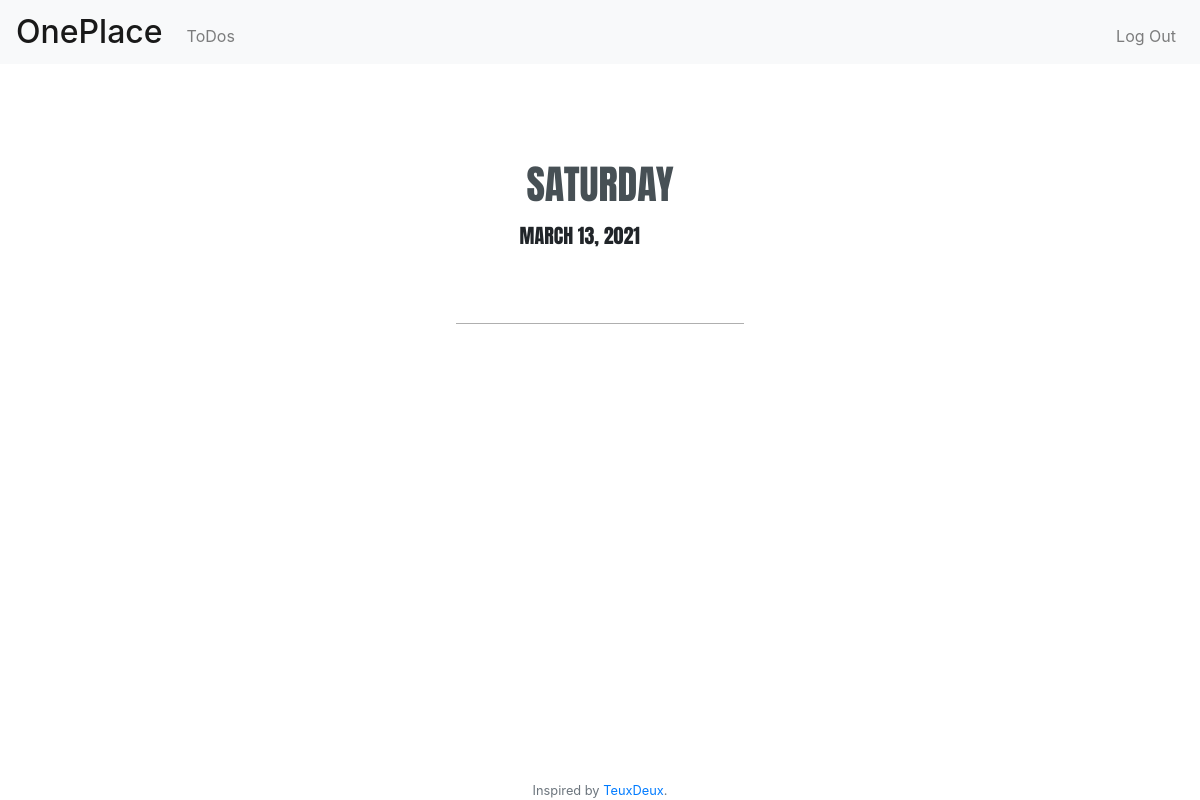
The app's page /2021-03-13 (signed in), older data.
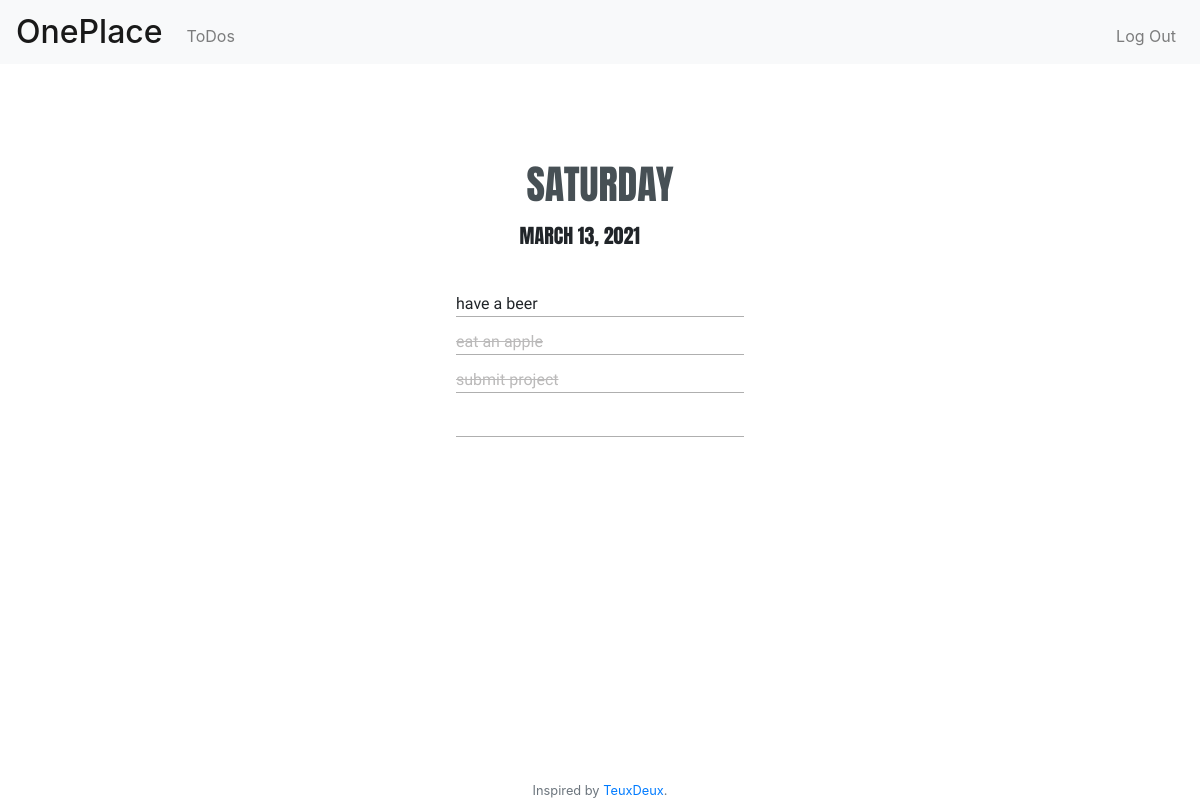
The same page, newer data.
### application.py (models this page shows)
class Todos(db.Model):
    id = db.Column(db.Integer, primary_key=True)
    todo = db.Column(db.String(80), nullable=False)
    date = db.Column(db.Date, nullable=False,
        default=datetime.now().date())
    done = db.Column(db.Boolean)
    user_id = db.Column(db.Integer, db.ForeignKey('users.id'),
        nullable=False)

### application.py (the view)
@app.route("/")
@app.route("/<date>")
@login_required
def home(date=now):
    user_id = session.get("user_id")
    date = datetime.strptime(date, '%Y-%m-%d').date()
    session["date"] = date
    if date == now:
        todos = Todos.query.filter_by(user_id=user_id, done=False).all()
        for todo in todos:
            if todo.date < date:
                todo.date = date
        db.session.commit()
    todo_list = Todos.query.filter_by(user_id=user_id, date=date).order_by(Todos.done).all()
    return render_template("home.html", todo_list=todo_list, date=date)

### helpers.py (called while the page is built)
def login_required(f):
    @wraps(f)
    def decorated_function(*args, **kwargs):
        if session.get("user_id") is None:
            return redirect("/welcome")
        return f(*args, **kwargs)
    return decorated_function

### templates/home.html (shortened to what this page needs)
{% extends "z_navbar.html" %}
{% block main %}
<div class="container-fluid d-flex flex-column align-items-center content">
  <p class="h1 sans-serif blue pb-2" id="day"></p>
  <div class="d-inline-flex align-items-baseline">
    <div class="bottom">
      <p class="h5 sans-serif top" id="date-f" onclick="calendar()"></p>
      <form onchange="window.location = '/' + date.value; return false;" class="top">
      </form>
    </div>
  </div>
  <div class="d-inline-flex flex-column align-items-center pt-4">
    {% for todo in todo_list %}
    <div class="d-inline-flex justify-content-between list-row" id="row">
      <a class="nostyle {{'checked' if todo['done']}} serif" href="/check/{{ todo.id }}/{{ date }}">{{ todo.todo }}</a>
    </div>
    {% endfor %}
  </div>
  <form action="/add" method="post">
    <input class="form-control-plaintext list-row serif" type="text" name="todo" autofocus>
  </form>
</div>
{% endblock %}

### templates/z_navbar.html (shortened to what this page needs)
{% extends "z_base.html" %}
{% block navbar %}
<nav class="navbar navbar-expand-md navbar-light bg-light fixed-top">
  <a class="navbar-brand" href="/"><span
      class="h2 phone">OnePlace</span></a>
  <div class="collapse navbar-collapse" id="collapsibleNavbar">
    {% if session.user_id %}
    <ul class="navbar-nav mr-auto mt-2">
      <li class="nav-item">
        <a class="nav-link" href="/today">ToDos</a>
      </li>
    </ul>
    <ul class="navbar-nav ml-auto mt-2">
      <li class="nav-item"><a class="nav-link" href="/welcome">Log
          Out</a></li>
    </ul>
    {% endif %}
  </div>
</nav>
{% endblock %}

### templates/z_base.html (shortened to what this page needs)
<!DOCTYPE html>
<html lang="en">
<head>
  <link rel="stylesheet"
    href="https://cdn.jsdelivr.net/npm/bootstrap@4.6.0/dist/css/bootstrap.min.css"
>
  <link href="{{ url_for('static', filename='css/style.css') }}"
    rel="stylesheet">
  <link rel="stylesheet"
    href="https://cdn.jsdelivr.net/npm/bootstrap-icons@1.4.0/font/bootstrap-icons.css">
</head>
<body>
  {% block navbar %}{% endblock %}
  <main>
    {% block main %}{% endblock %}
  </main>
  <footer class="small text-center text-muted fixed-bottom">
    Inspired by <a href="https://teuxdeux.com/"
      target="_blank">TeuxDeux</a>.
  </footer>
</body>
</html>

### static/css/style.css (style rules this page uses)
.serif { font-family: 'Shippori Mincho', serif; }
.sans-serif { font-family: 'Anton', sans-serif; }
.blue { color: rgb(71, 80, 85); }
.content { position: absolute; top: 160px; }
.list-row { border-bottom: .5px solid rgb(175, 175, 175); width: 18rem; outline: none; }
div > .list-row { margin-bottom: .4rem; margin-top: .4rem; }
a.nostyle:link, a.nostyle:visited { text-decoration: inherit; color: inherit; }
.checked { text-decoration: line-through !important; color: rgb(187, 186, 186) !important; }
#row { transition: transform .3s ease-out .05s,-webkit-transform .3s ease-out .05s; }
.bottom { grid-template-columns: 1fr; display: grid; }
.top { grid-area: 1 / 1; border: 0; background: white; }
#date-f { z-index: 9; cursor: pointer; }

Row changes from the older to the newer data that the page shows:
now on this page (row edited): Todos: todo "have a beer", done False (drawn)
now on this page (row edited): Todos: todo "eat an apple"
now on this page (row edited): Todos: todo "submit project"
